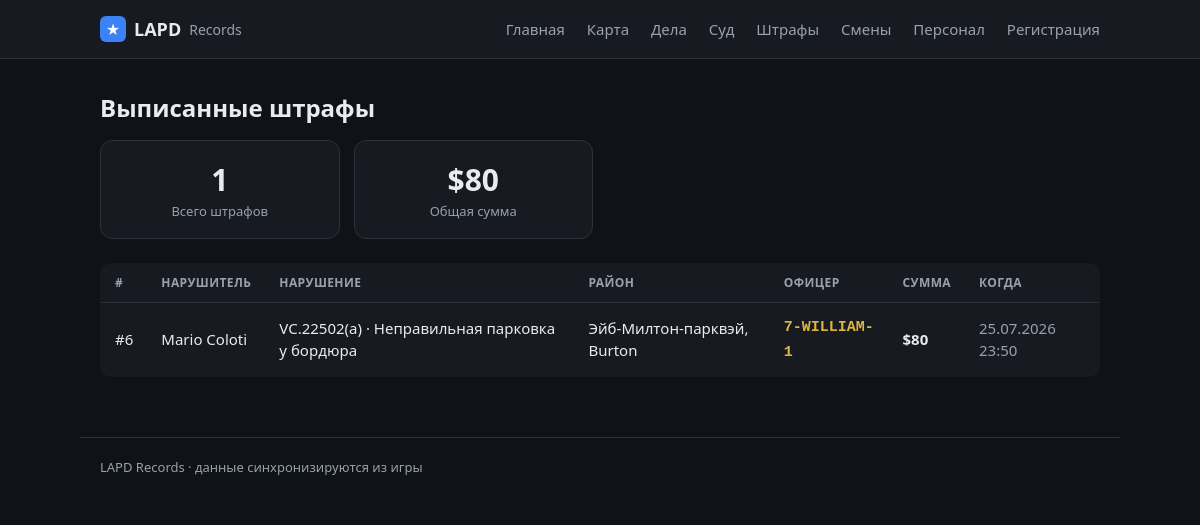
Before: /citations with the older database file.
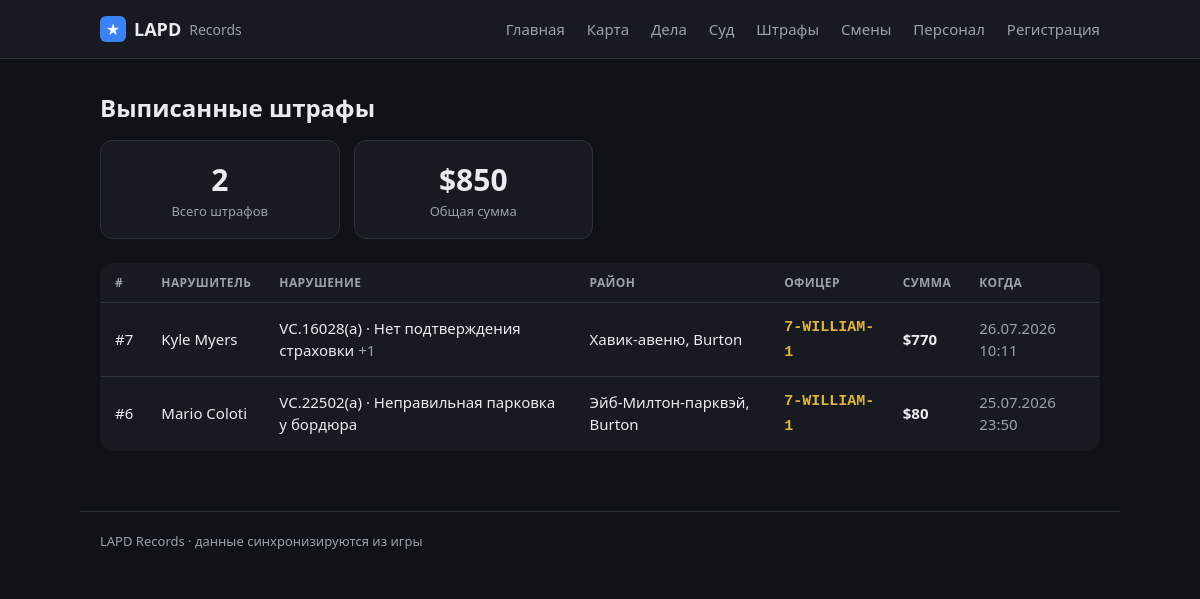
After: the same page with the newer database file.
### tables this page shows
CREATE TABLE citations (
                id INTEGER PRIMARY KEY AUTOINCREMENT,
                external_id TEXT UNIQUE,
                officer_id INTEGER,
                subject_name TEXT,
                issued_at TEXT,
                location TEXT,
                charges TEXT,
                fine INTEGER DEFAULT 0,
                notes TEXT
            );

CREATE TABLE officers (
                id INTEGER PRIMARY KEY AUTOINCREMENT,
                callsign TEXT UNIQUE NOT NULL,
                name TEXT
            , current_status TEXT, status_since TEXT, rank TEXT, department TEXT, discord TEXT, is_admin INTEGER);

### app/main.py (the view)
@app.route("/citations")
def citations():
    return render_template("citations.html", citations=db.list_citations(300),
                           summary=db.citations_summary())

### app/db.py (called while the page is built)
def fmt_dt(iso):
    try:
        dt = datetime.datetime.fromisoformat(iso)
        return dt.strftime("%d.%m.%Y %H:%M")
    except Exception:
        return iso or "—"

@contextmanager
def get_conn():
    conn = sqlite3.connect(config.DB_PATH)
    conn.row_factory = sqlite3.Row
    try:
        yield conn
        conn.commit()
    finally:
        conn.close()

def _jsonlist(val):
    if not val:
        return []
    try:
        return json.loads(val)
    except Exception:
        return [x.strip() for x in str(val).split(",") if x.strip()]

def _fix_rooms(s):
    return re.sub(r"(\d)([А-Я])", lambda m: m.group(1) + _CYR2LAT.get(m.group(2), m.group(2)), s)

def localize(text):
    if not text or not isinstance(text, str):
        return text
    out = text
    for en, ru in _PHRASES:
        out = out.replace(en, ru)
    return _fix_rooms(out)

def _row_to_citation(r):
    d = dict(r)
    d["charges"] = [localize(x) for x in _jsonlist(r["charges"])]
    d["issued_fmt"] = fmt_dt(r["issued_at"]) if r["issued_at"] else "—"
    return d

### app/templates/citations.html (shortened to what this page needs)
{% extends "base.html" %}
{% block content %}
<h1>Выписанные штрафы</h1>
<section class="stats">
  <div class="stat"><div class="num">{{ summary.count }}</div><div class="lbl">Всего штрафов</div></div>
  <div class="stat"><div class="num">${{ summary.total_fine }}</div><div class="lbl">Общая сумма</div></div>
</section>
{% if citations %}
<table class="tbl">
  <thead><tr><th>#</th><th>Нарушитель</th><th>Нарушение</th><th>Район</th><th>Офицер</th><th>Сумма</th><th>Когда</th></tr></thead>
  <tbody>
  {% for c in citations %}
    <tr onclick="location='{{ url_for('citation_view', cid=c.id) }}'">
      <td>#{{ c.id }}</td>
      <td>{{ c.subject_name }}</td>
      <td>{% if c.charges %}{{ c.charges[0] }}{% if c.charges|length > 1 %}
            <span class="muted">+{{ c.charges|length - 1 }}</span>{% endif %}{% else %}—{% endif %}</td>
      <td>{{ c.location or '—' }}</td>
      <td><span class="cs">{{ c.callsign or '—' }}</span></td>
      <td><b>${{ c.fine }}</b></td>
      <td class="muted">{{ c.issued_fmt }}</td>
    </tr>
  {% endfor %}
  </tbody>
</table>
{% else %}
  <p class="empty">Штрафов пока нет — появятся после игры.</p>
{% endif %}
{% endblock %}

Changed rows visible on the page:
added citations: id "7", subject_name "Kyle Myers", charges "VC.16028(a) · Нет подтверждения страховки", charges|length "1", location "Хавик-авеню, Burton", callsign "7-WILLIAM-1", fine "770", issued_fmt "26.07.2026 10:11"
Other visible differences:
{{ summary.count }}: "1" → "2"
{{ summary.total_fine }}: "80" → "850"
